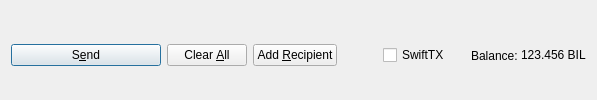
         <widget class="QFrame" name="frame_Send">
          <layout class="QHBoxLayout" name="horizontalLayout">
           <property name="bottomMargin">
            <number>0</number>
           </property>
           <item>
            <widget class="QPushButton" name="sendButton">
             <property name="minimumSize">
              <size>
               <width>150</width>
               <height>0</height>
              </size>
             </property>
             <property name="toolTip">
              <string>Confirm the send action</string>
             </property>
             <property name="text">
              <string>S&amp;end</string>
             </property>
             <property name="icon">
              <iconset resource="../blackbill.qrc">
               <normaloff>:/icons/send</normaloff>:/icons/send</iconset>
             </property>
             <property name="autoDefault">
              <bool>false</bool>
             </property>
             <property name="default">
              <bool>true</bool>
             </property>
            </widget>
           </item>
           <item>
            <widget class="QPushButton" name="clearButton">
             <property name="sizePolicy">
              <sizepolicy hsizetype="Minimum" vsizetype="Fixed">
               <horstretch>0</horstretch>
               <verstretch>0</verstretch>
              </sizepolicy>
             </property>
             <property name="toolTip">
              <string>Clear all fields of the form.</string>
             </property>
             <property name="text">
              <string>Clear &amp;All</string>
             </property>
             <property name="icon">
              <iconset resource="../blackbill.qrc">
               <normaloff>:/icons/remove</normaloff>:/icons/remove</iconset>
             </property>
             <property name="autoDefault">
              <bool>false</bool>
             </property>
            </widget>
           </item>
           <item>
            <widget class="QPushButton" name="addButton">
             <property name="toolTip">
              <string>Send to multiple recipients at once</string>
             </property>
             <property name="text">
              <string>Add &amp;Recipient</string>
             </property>
             <property name="icon">
              <iconset resource="../blackbill.qrc">
               <normaloff>:/icons/add</normaloff>:/icons/add</iconset>
             </property>
             <property name="autoDefault">
              <bool>false</bool>
             </property>
            </widget>
           </item>
           <item>
            <spacer name="horizontalSpacer">
             <property name="orientation">
              <enum>Qt::Horizontal</enum>
             </property>
             <property name="sizeHint" stdset="0">
              <size>
               <width>40</width>
               <height>20</height>
              </size>
             </property>
            </spacer>
           </item>
           <item>
            <layout class="QHBoxLayout" name="horizontalLayout_2">
             <property name="spacing">
              <number>3</number>
             </property>
             <item>
              <widget class="QCheckBox" name="checkSwiftTX">
               <property name="enabled">
                <bool>true</bool>
               </property>
               <property name="minimumSize">
                <size>
                 <width>85</width>
                 <height>0</height>
                </size>
               </property>
               <property name="text">
                <string>SwiftTX</string>
               </property>
              </widget>
             </item>
             <item>
              <widget class="QLabel" name="label">
               <property name="text">
                <string>Balance:</string>
               </property>
              </widget>
             </item>
             <item>
              <widget class="QLabel" name="labelBalance">
               <property name="sizePolicy">
                <sizepolicy hsizetype="Preferred" vsizetype="Fixed">
                 <horstretch>0</horstretch>
                 <verstretch>0</verstretch>
                </sizepolicy>
               </property>
               <property name="cursor">
                <cursorShape>IBeamCursor</cursorShape>
               </property>
               <property name="text">
                <string notr="true">123.456 BIL</string>
               </property>
               <property name="textInteractionFlags">
                <set>Qt::LinksAccessibleByMouse|Qt::TextSelectableByKeyboard|Qt::TextSelectableByMouse</set>
               </property>
              </widget>
             </item>
            </layout>
           </item>
          </layout>
         </widget>
